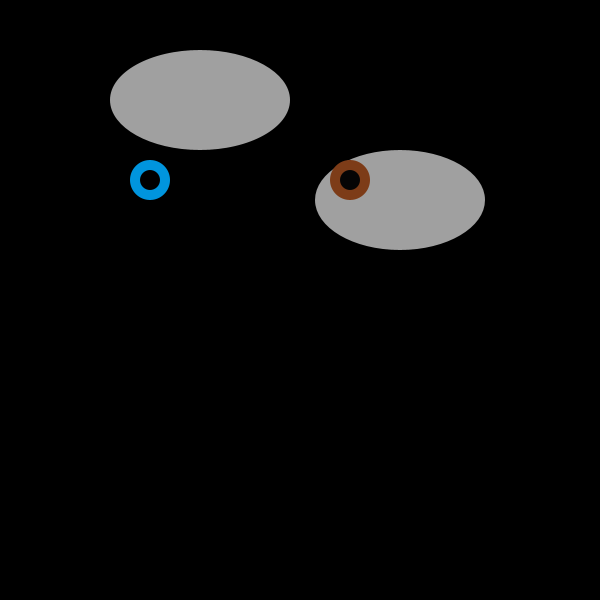
Frame 1 (no input)
Frame 60 (the mouse pressed at the canvas centre just before this capture): identical to frame 1, image omitted
Frame 120 (the mouse held since frame 60 and released just before this capture): blank canvas, image omitted

The Processing sketch that drew this single still picture (run headless with seeded random() and noise(); from frame 60 on, the mouse is pressed at the canvas centre):

// Processing sketch: processing_162235
// ── processing_162235.pde

void setup() {
  size(600, 600);
}

void draw() {

  background(0);
  fill(160);
  noStroke();

  //main eye containers
  ellipse(200, 100, 180, 100);
  ellipse(400, 200, 170, 100);





  //left eye
  float leftXpos = constrain(map( mouseX, 0, 600, 150, 250), 150, 250);
  float leftYpos = constrain(map( mouseY, 0, 600, 180, 220), 180, 220);
  //outer eye
  fill(0, 149, 222);
  ellipse(leftXpos, leftYpos, 40, 40);
  //inner eye
  fill(0);
  ellipse(leftXpos, leftYpos, 20, 20);



  //right eye 
  float rightXpos = constrain(map( mouseX, 0, 600, 350, 450), 350, 450);
  float rightYpos = constrain(map( mouseY, 0, 600, 180, 220), 180, 220);
  //outer eye
  fill(125, 60, 24);
  ellipse(rightXpos, rightYpos, 40, 40);
  //inner eye
  fill(5);
  ellipse(rightXpos, rightYpos, 20, 20);

  //makes eyes blink
  if (mousePressed) {
    background(0);
  }
}
